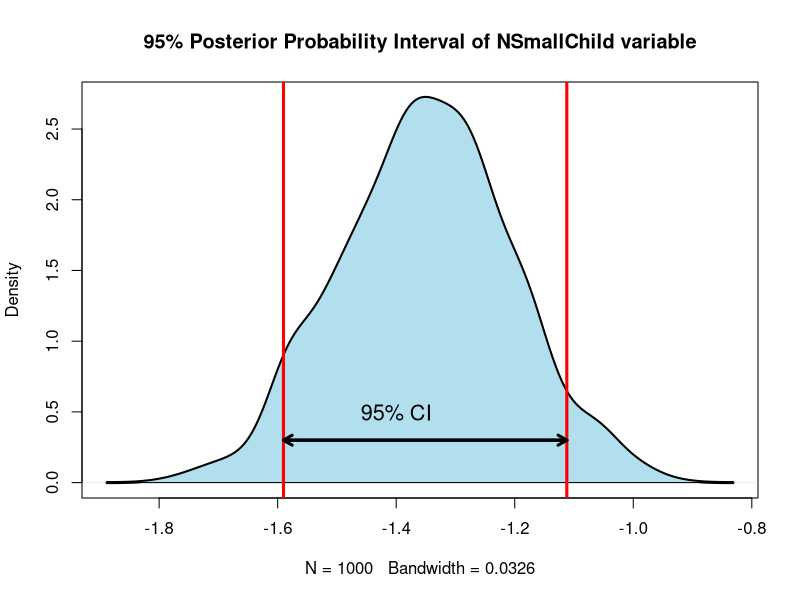
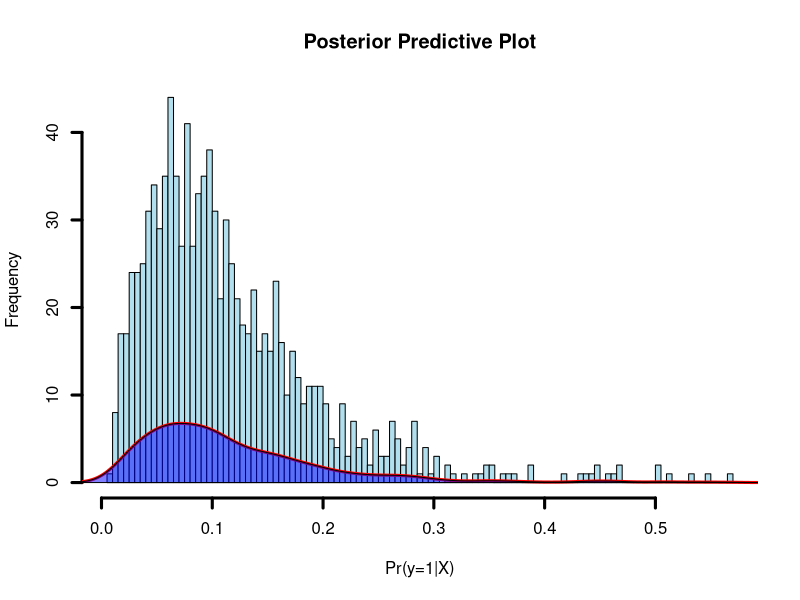
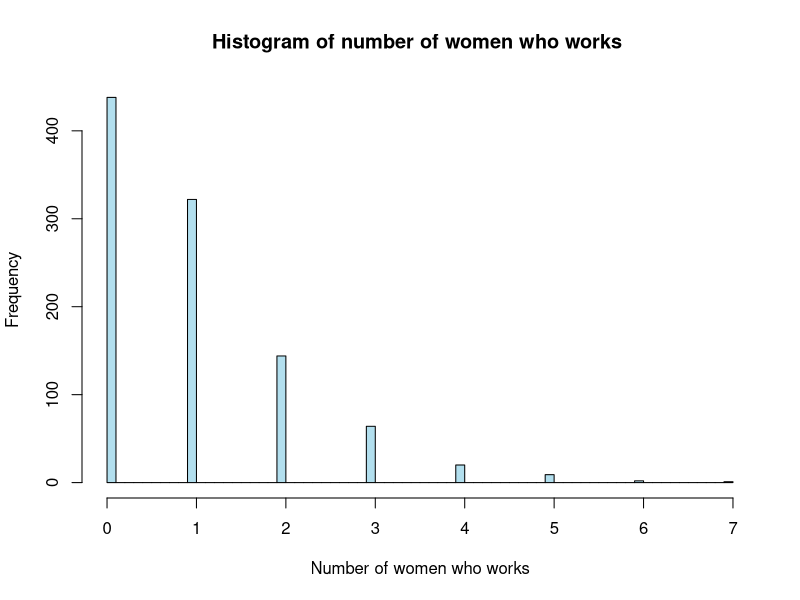

R code for these plots, in order:
## ---- chunk 1
knitr::opts_chunk$set(echo = TRUE)
knitr::opts_chunk$set(warning = TRUE)
knitr::opts_chunk$set(message = TRUE)
## ---- chunk 2
library(mvtnorm)
## ---- chunk 3


## ---- chunk 4
# Scaled Inverse chi square distribution
pdfinvchisquare <- function(x,n,tau_sq){
  res <- (((tau_sq*(n-1))/2)^(n-1)/2 * exp(-(tau_sq*(n-1))/(2*x)))/((x^(1+(n-1)/2)) * gamma((n-1)/2))
  return(res)
}

# Function for sampling from inverse chi square distribution
rinvchisquare <- function(num_draws, n, tau_sq){
  set.seed(1234)
  x <- rchisq(num_draws,df = n-1)
  x_inv <- ((n-1)*tau_sq)/x
  return(x_inv)
}
## ---- chunk 5
# Prior parameters initialization
sisquare0 <- 1
v0 <- 4
mu0 <- c(-10, 100, -100)
si0 <- 0.01*diag(3)
si0_inv <- solve(si0)
num_draws = 1000
# Prior hierarchy

# Prior 1: si^2
var_prior <- rinvchisquare(num_draws, v0, sisquare0)

# Prior 2: beta/si^2
beta_prior <- matrix(NA, nrow = num_draws, ncol = 3)
temp <- c()
for(i in 1:num_draws){
  beta_prior[i,] <- rmvnorm(1,mean = mu0, sigma = var_prior[i]*si0_inv)
  #temp[i] <- 
}


## ---- chunk 6
ww_data <- read.table('WomenWork.dat', header = TRUE)
rows <- nrow(ww_data)
cols <- ncol(ww_data)
## ---- chunk 7
y <- as.matrix(ww_data[1])
X <- as.matrix(ww_data[,2:cols])
## ---- chunk 8
params <- dim(X)[2]
mu <- as.matrix(rep(0,params))
tau = 10
Sigma = (tau^2)*diag(params)

LogPostLogistic <- function(betas,y,X,mu,Sigma){
  linPred <- X%*%betas;
  logLik <- sum(linPred*y - log(1 + exp(linPred)))
  logPrior <- dmvnorm(betas, mu, Sigma, log=TRUE)
  
  return(logLik + logPrior)
}

initValue <- matrix(0,params,1)

OptimRes <- optim(initValue,
                  LogPostLogistic, gr=NULL, y, X, mu, Sigma, method=c("BFGS"),
                  control=list(fnscale=-1), hessian=TRUE)
## ---- chunk 9
print('Posterior Mode: ')
print(OptimRes$par)
print('Inverse of hessian matrix')
inversehessian <- solve(OptimRes$hessian)
print(inversehessian)
## ---- chunk 10
beta_post <- OptimRes$par
names(beta_post) <- colnames(ww_data[,2:cols])
approx_par_NSC <- rnorm(1000,beta_post['NSmallChild'],-inversehessian[7,7])
lowerInterval <- quantile(approx_par_NSC,0.05)
upperInterval <- quantile(approx_par_NSC, 0.95)
## ---- chunk 11
plot(density(approx_par_NSC),lwd = 3,main = '95% Posterior Probability Interval of NSmallChild variable')
polygon(density(approx_par_NSC), col = 'lightblue2')
abline(v = lowerInterval, col = 'red', lwd = 3)
abline(v = upperInterval, col = 'red', lwd = 3)
arrows(lowerInterval,0.3,upperInterval,0.3,length = 0.1,col = 'black',lwd = 3)
arrows(upperInterval,0.3,lowerInterval,0.3,length = 0.1,col = 'black',lwd = 3)
text(-1.4,0.5, '95% CI', lwd = 3,cex = 1.3)

## ---- chunk 12
posteriorPredictive <- function(x, beta_post, inversehessian){
  post_sample <- rmvnorm(1, beta_post,-inversehessian)
  #print(x)
  #print(x %*% t(post_sample))
  logist_prob <- (exp(x %*% t(post_sample)))/(1 + exp(x %*% t(post_sample)))
  #print(logist_prob)
  return(logist_prob)
}

## ---- chunk 13
x <- c(1,13, 8, 11, (11/10)^2, 37, 2, 0)
nsamples = 1000
post_predict <- c(rep(0,nsamples))
for(i in 1:nsamples){
  post_predict[i] <- posteriorPredictive(x, beta_post, inversehessian)
}
#print(post_predict)
hist(post_predict, breaks = 100, 
     col = 'lightblue2',lwd = 3,
     xlab = 'Pr(y=1|X)',
     main = 'Posterior Predictive Plot')
lines(density(post_predict), col = 'red',lwd = 3)
polygon(density(post_predict), col = rgb(red = 0, green = 0, blue = 1, alpha = 0.5))
## ---- chunk 14
posteriorPredictiveBinomial <- function(x, beta_post, inversehessian){
  post_sample <- rmvnorm(1, beta_post,-inversehessian)
  logist_prob1 <- (exp(x %*% t(post_sample)))/(1 + exp(x %*% t(post_sample)))
  logist_prob <- sum(rbinom(1,8,logist_prob1))
  return(logist_prob)
}

## ---- chunk 15
test_data <- matrix(x,nrow=8, ncol=8,byrow = TRUE)
nsamples = 1000
post_predict <- c(rep(0,nsamples))
for(i in 1:nsamples){
  post_predict[i] <- posteriorPredictiveBinomial(test_data, beta_post, inversehessian)
}
#barplot(post_predict,col = 'cadetblue')
#plot(density(post_predict))
hist(post_predict,breaks = 100,col = 'lightblue2',
     xlab = 'Number of women who works',
     main = 'Histogram of number of women who works ')
